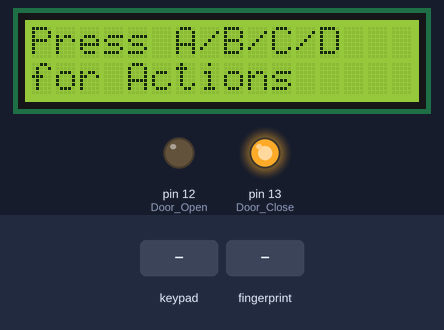
Recording of a sketch running on a simulated Arduino Uno, built with avr-gcc and run on an emulated ATmega328P. On the bench: 16×2 character LCD, output pins drawn as LEDs (lit = HIGH). The inputs (shaded band) are chosen by the test bench. What the sketch prints to the serial monitor is not drawn.

Above: at 6.3 s.
6.4 s: key 'C' pressed
At 8.7 s:
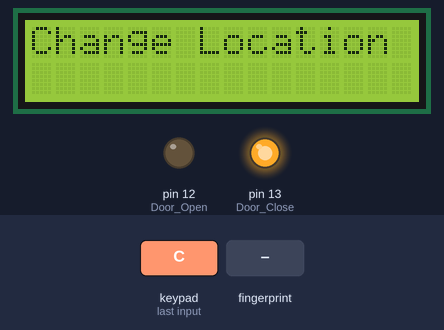
10.4 s: key 'A' pressed
At 13.5 s:
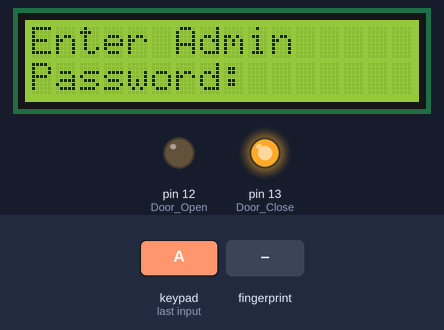
13.8 s: keypad keys 1 2 3 4 A pressed 1.367 s apart
At 22.5 s:
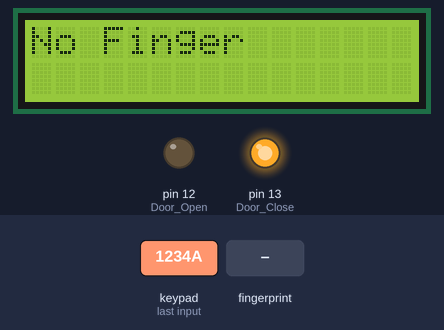
22.8 s: finger stored as number 1 placed on the sensor
At 24.0 s:
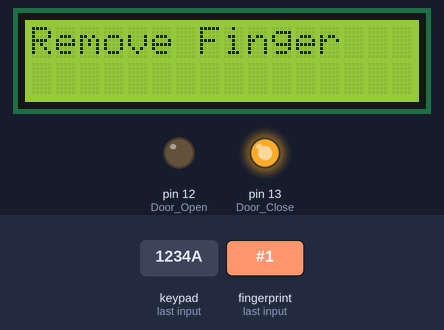
26.6 s: finger stored as number 1 placed on the sensor
At 28.2 s:
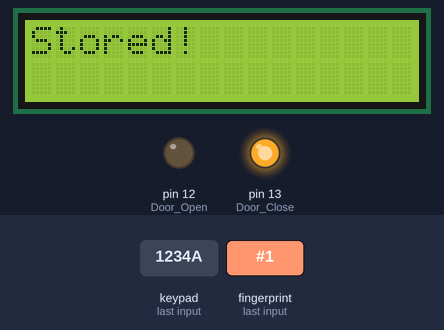
30.6 s: key 'D' pressed
At 32.8 s:
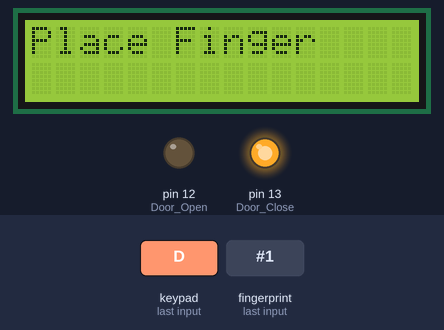
Timing chart, 0 to 34.3 s (numbered marks = the images above; inputs shaded):
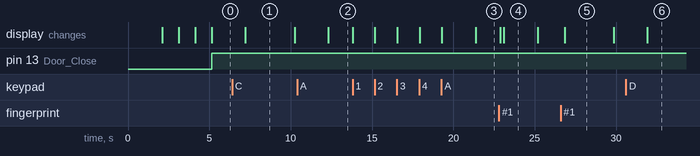

Measured:
- after the input at 6.4 s, the display: changes after 0.81 s (image 1)
- after the input at 10.4 s, the display: changes after 1.9 s (image 2)
- after the input at 13.8 s, the display: first changes at once (image 3 shows a later state)
- after the input at 22.8 s, the display: first changes after 0.07 s (image 4 shows a later state)
- after the input at 26.6 s, the display: changes after 0.24 s (image 5)
- after the input at 30.6 s, the display: changes after 1.3 s (image 6)
- what the display in image 1 shows lasts 3.0 s, from 7.2 s to 10.2 s

The sketch:

fingerprint_lcd.ino
```cpp
#include <Adafruit_Fingerprint.h>
#include <SoftwareSerial.h>
#include <LiquidCrystal_I2C.h>
#include <Keypad.h>

// LCD initialization
LiquidCrystal_I2C lcd(0x27, 16, 2);

// Software Serial for fingerprint sensor
SoftwareSerial fingerPrint(2, 3);

// Define constants for pins
#define Door_Open 12
#define Door_Close 13
#define RELAY_PIN 6

// Keypad configuration
const byte ROWS = 4; // Four rows
const byte COLS = 4; // Four columns
char keys[ROWS][COLS] = {
  {'1','2','3','A'},
  {'4','5','6','B'},
  {'7','8','9','C'},
  {'*','0','#','D'}
};

byte rowPins[ROWS] = {11, 10, 9, 8}; // Connect to the row pinouts of the keypad
byte colPins[COLS] = {7, 6, 5, 4};   // Connect to the column pinouts of the keypad

Keypad keypad = Keypad(makeKeymap(keys), rowPins, colPins, ROWS, COLS);

uint8_t id;
Adafruit_Fingerprint finger = Adafruit_Fingerprint(&fingerPrint);

const String adminPassword = "1234";
String enteredPassword = "";

void setup()
{
  // Initialize pins
  pinMode(RELAY_PIN, OUTPUT);
  digitalWrite(RELAY_PIN, LOW); // Initially, relay is off
  pinMode(Door_Open, OUTPUT);
  pinMode(Door_Close, OUTPUT);

  // Initialize LCD
  lcd.init();
  lcd.backlight();
  lcd.print("Fingerprint");
  lcd.setCursor(0, 1);
  lcd.print("Security System");
  delay(2000);
  lcd.clear();

  Serial.begin(9600);
  finger.begin(57600);

  lcd.clear();
  lcd.print("Finding Module");
  lcd.setCursor(0, 1);
  delay(1000);

  if (finger.verifyPassword())
  {
    Serial.println("Found fingerprint sensor!");
    lcd.clear();
    lcd.print("Found Module ");
    delay(1000);
  }
  else
  {
    Serial.println("Did not find fingerprint sensor :(");
    lcd.clear();
    lcd.print("module not Found");
    lcd.setCursor(0, 1);
    lcd.print("Check Connections");
    while (1);
  }
}

void loop()
{
  lcd.setCursor(0, 0);
  lcd.print("Press A/B/C/D");
  lcd.setCursor(0, 1);
  lcd.print("for Actions");

  digitalWrite(Door_Close, HIGH);

  char key = keypad.getKey();
  if (key)
  {
    switch (key)
    {
      case 'A':
        verifyAdminPassword(enrollFingerprint);
        break;
      case 'B':
        verifyAdminPassword(deleteFingerprint);
        break;
      case 'C':
        changeLocation();
        break;
      case 'D':
        unlockDoor();
        break;
      default:
        break;
    }
  }

  delay(1000);
}

void verifyAdminPassword(void (*action)())
{
  lcd.clear();
  lcd.print("Enter Admin");
  lcd.setCursor(0, 1);
  lcd.print("Password:");

  enteredPassword = "";

  while (enteredPassword.length() < 4)
  {
    char key = keypad.getKey();
    if (key)
    {
      enteredPassword += key;
      lcd.setCursor(12, 1);
      lcd.print(enteredPassword);
    }
  }

  if (enteredPassword == adminPassword)
  {
    action();
  }
  else
  {
    lcd.clear();
    lcd.print("Wrong Password");
    delay(2000);
  }
}

void enrollFingerprint()
{
  int count = 0;
  lcd.clear();
  lcd.print("Enroll Finger    ");
  lcd.setCursor(0, 1);
  lcd.print("Location:");
  while (1)
  {
    lcd.setCursor(9, 1);
    lcd.print(count);
    char key = keypad.getKey();
    if (key == 'C')
    {
      count++;
      if (count > 25)
        count = 0;
      delay(500);
    }
    else if (key == 'D')
    {
      count--;
      if (count < 0)
        count = 25;
      delay(500);
    }
    else if (key == 'A')
    {
      id = count;
      getFingerprintEnroll();
      return;
    }
    else if (key == 'B')
    {
      return;
    }
  }
}

void deleteFingerprint()
{
  int count = 0;
  lcd.clear();
  lcd.print("Delete Finger    ");
  lcd.setCursor(0, 1);
  lcd.print("Location:");

  while (1)
  {
    lcd.setCursor(9, 1);
    lcd.print(count);
    char key = keypad.getKey();
    if (key == 'C')
    {
      count++;
      if (count > 25)
        count = 0;
      delay(500);
    }
    else if (key == 'D')
    {
      count--;
      if (count < 0)
        count = 25;
      delay(500);
    }
    else if (key == 'A')
    {
      id = count;
      deleteFingerprint(id);
      return;
    }
    else if (key == 'B')
    {
      return;
    }
  }
}

void changeLocation()
{
  lcd.clear();
  lcd.print("Change Location");
  delay(2000);
}

void unlockDoor()
{
  for (int i = 0; i < 5; i++)
  {
    lcd.clear();
    lcd.print("Place Finger");
    delay(2000);
    int result = getFingerprintIDez();
    if (result >= 0)
    {
      digitalWrite(Door_Open, HIGH);
      digitalWrite(Door_Close, LOW);

      lcd.clear();
      lcd.print("Allowed");
      lcd.setCursor(0, 1);
      lcd.print("Gate Opened");

      digitalWrite(RELAY_PIN, HIGH);
      delay(5000);
      digitalWrite(RELAY_PIN, LOW);
      digitalWrite(Door_Close, HIGH);
      digitalWrite(Door_Open, LOW);

      lcd.setCursor(0, 1);
      lcd.print("Gate Closed");

      return;
    }
  }
}

uint8_t getFingerprintEnroll()
{
  int p = -1;
  lcd.clear();
  lcd.print("finger ID:");
  lcd.print(id);
  lcd.setCursor(0, 1);
  lcd.print("Place Finger");
  delay(2000);

  while (p != FINGERPRINT_OK)
  {
    p = finger.getImage();
    switch (p)
    {
      case FINGERPRINT_OK:
        Serial.println("Image taken");
        lcd.clear();
        lcd.print("Image taken");
        break;
      case FINGERPRINT_NOFINGER:
        Serial.println("No Finger");
        lcd.clear();
        lcd.print("No Finger");
        break;
      case FINGERPRINT_PACKETRECIEVEERR:
        Serial.println("Communication error");
        lcd.clear();
        lcd.print("Comm Error");
        break;
      case FINGERPRINT_IMAGEFAIL:
        Serial.println("Imaging error");
        lcd.clear();
        lcd.print("Imaging Error");
        break;
      default:
        Serial.println("Unknown error");
        lcd.clear();
        lcd.print("Unknown Error");
        break;
    }
  }

  p = finger.image2Tz(1);
  switch (p)
  {
    case FINGERPRINT_OK:
      Serial.println("Image converted");
      lcd.clear();
      lcd.print("Image converted");
      break;
    case FINGERPRINT_IMAGEMESS:
      Serial.println("Image too messy");
      lcd.clear();
      lcd.print("Image too messy");
      return p;
    case FINGERPRINT_PACKETRECIEVEERR:
      Serial.println("Communication error");
      lcd.clear();
      lcd.print("Comm Error");
      return p;
    case FINGERPRINT_FEATUREFAIL:
      Serial.println("Could not find fingerprint features");
      lcd.clear();
      lcd.print("Feature Not Found");
      return p;
    case FINGERPRINT_INVALIDIMAGE:
      Serial.println("Could not find fingerprint features");
      lcd.clear();
      lcd.print("Feature Not Found");
      return p;
    default:
      Serial.println("Unknown error");
      lcd.clear();
      lcd.print("Unknown Error");
      return p;
  }

  Serial.println("Remove finger");
  lcd.clear();
  lcd.print("Remove Finger");
  delay(2000);
  p = 0;

  while (p != FINGERPRINT_NOFINGER)
  {
    p = finger.getImage();
  }

  Serial.print("ID "); Serial.println(id);
  p = -1;
  Serial.println("Place same finger again");
  lcd.clear();
  lcd.print("Place Finger");
  lcd.setCursor(0, 1);
  lcd.print("   Again");

  while (p != FINGERPRINT_OK)
  {
    p = finger.getImage();
    switch (p)
    {
      case FINGERPRINT_OK:
        Serial.println("Image taken");
        break;
      case FINGERPRINT_NOFINGER:
        Serial.print(".");
        break;
      case FINGERPRINT_PACKETRECIEVEERR:
        Serial.println("Communication error");
        break;
      case FINGERPRINT_IMAGEFAIL:
        Serial.println("Imaging error");
        break;
      default:
        Serial.println("Unknown error");
        return;
    }
  }

  p = finger.image2Tz(2);

  switch (p)
  {
    case FINGERPRINT_OK:
      Serial.println("Image converted");
      break;
    case FINGERPRINT_IMAGEMESS:
      Serial.println("Image too messy");
      return p;
    case FINGERPRINT_PACKETRECIEVEERR:
      Serial.println("Communication error");
      return p;
    case FINGERPRINT_FEATUREFAIL:
      Serial.println("Could not find fingerprint features");
      return p;
    case FINGERPRINT_INVALIDIMAGE:
      Serial.println("Could not find fingerprint features");
      return p;
    default:
      Serial.println("Unknown error");
      return p;
  }

  Serial.print("Creating model for #");  Serial.println(id);

  p = finger.createModel();
  if (p == FINGERPRINT_OK)
  {
    Serial.println("Prints matched!");
  }
  else if (p == FINGERPRINT_PACKETRECIEVEERR)
  {
    Serial.println("Communication error");
    return p;
  }
  else if (p == FINGERPRINT_ENROLLMISMATCH)
  {
    Serial.println("Fingerprints did not match");
    return p;
  }
  else
  {
    Serial.println("Unknown error");
    return p;
  }

  Serial.print("ID "); Serial.println(id);
  p = finger.storeModel(id);
  if (p == FINGERPRINT_OK)
  {
    Serial.println("Stored!");
    lcd.clear();
    lcd.print("Stored!");
    delay(2000);
  }
  else if (p == FINGERPRINT_PACKETRECIEVEERR)
  {
    Serial.println("Communication error");
    return p;
  }
  else if (p == FINGERPRINT_BADLOCATION)
  {
    Serial.println("Could not store in that location");
    return p;
  }
  else if (p == FINGERPRINT_FLASHERR)
  {
    Serial.println("Error writing to flash");
    return p;
  }
  else
  {
    Serial.println("Unknown error");
    return p;
  }
}

int getFingerprintIDez()
{
  uint8_t p = finger.getImage();
  if (p != FINGERPRINT_OK)
    return -1;
  p = finger.image2Tz();
  if (p != FINGERPRINT_OK)
    return -1;

  p = finger.fingerFastSearch();
  if (p != FINGERPRINT_OK)
  {
    lcd.clear();
    lcd.print("Finger Not Found");
    lcd.setCursor(0, 1);
    lcd.print("Try Later");
    delay(2000);
    return -1;
  }
  // found a match!
  Serial.print("Found ID #");
  Serial.print(finger.fingerID);
  return finger.fingerID;
}

uint8_t deleteFingerprint(uint8_t id)
{
  uint8_t p = -1;
  lcd.clear();
  lcd.print("Please wait");
  p = finger.deleteModel(id);

  if (p == FINGERPRINT_OK)
  {
    Serial.println("Deleted!");
    lcd.clear();
    lcd.print("Finger Deleted");
    lcd.setCursor(0, 1);
    lcd.print("Successfully");
    delay(1000);
  }
  else
  {
    Serial.print("Something Wrong");
    lcd.clear();
    lcd.print("Something Wrong");
    lcd.setCursor(0, 1);
    lcd.print("Try Again Later");
    delay(2000);
    return p;
  }
}
```
